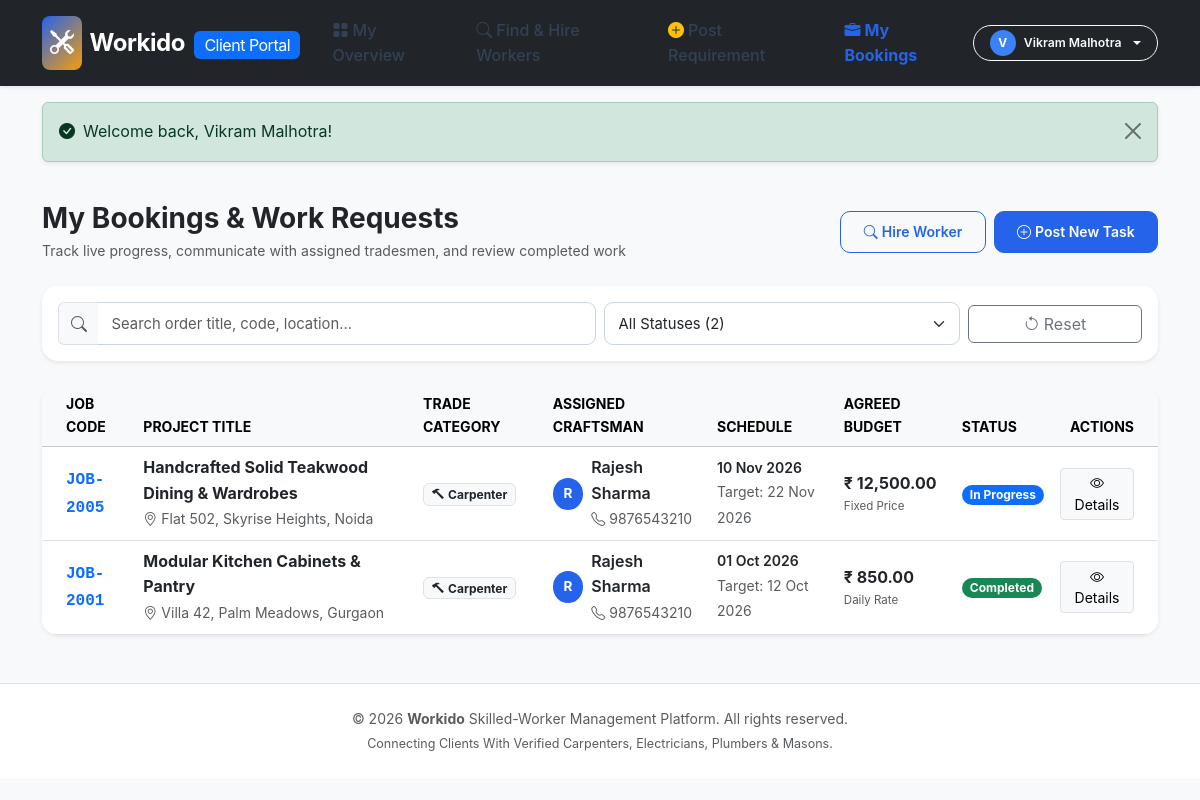
Page /customer/my_jobs.php (signed in) on the committed database.
### tables this page shows
CREATE TABLE `jobs` (
  `id` INT AUTO_INCREMENT PRIMARY KEY,
  `job_code` VARCHAR(20) NOT NULL UNIQUE,
  `title` VARCHAR(150) NOT NULL,
  `category` ENUM('Carpenter', 'Electrician', 'Plumber', 'Mason') NOT NULL,
  `description` TEXT NOT NULL,
  `location` VARCHAR(255) NOT NULL,
  `start_date` DATE NOT NULL,
  `expected_completion_date` DATE NOT NULL,
  `actual_completion_date` DATE NULL,
  `payment_type` ENUM('Daily Rate', 'Fixed Price') NOT NULL DEFAULT 'Daily Rate',
  `agreed_wage` DECIMAL(10,2) NOT NULL DEFAULT 0.00,
  `status` ENUM('Pending', 'Assigned', 'In Progress', 'Completed', 'Cancelled') NOT NULL DEFAULT 'Pending',
  `client_name` VARCHAR(100) NULL,
  `client_contact` VARCHAR(30) NULL,
  `customer_id` INT NULL,
  `notes` TEXT NULL,
  `created_by` INT NULL,
  `created_at` DATETIME NOT NULL DEFAULT CURRENT_TIMESTAMP,
  `updated_at` DATETIME NOT NULL DEFAULT CURRENT_TIMESTAMP ON UPDATE CURRENT_TIMESTAMP,
  INDEX `idx_job_status` (`status`),
  INDEX `idx_job_category` (`category`),
  INDEX `idx_job_code` (`job_code`),
  INDEX `idx_job_customer` (`customer_id`),
  CONSTRAINT `fk_jobs_customer` FOREIGN KEY (`customer_id`) REFERENCES `users` (`id`) ON DELETE SET NULL,
  CONSTRAINT `fk_jobs_creator` FOREIGN KEY (`created_by`) REFERENCES `users` (`id`) ON DELETE SET NULL
);

CREATE TABLE `workers` (
  `id` INT AUTO_INCREMENT PRIMARY KEY,
  `worker_code` VARCHAR(20) NOT NULL UNIQUE,
  `full_name` VARCHAR(100) NOT NULL,
  `mobile_number` VARCHAR(20) NOT NULL,
  `email` VARCHAR(100) NULL,
  `address` TEXT NOT NULL,
  `category` ENUM('Carpenter', 'Electrician', 'Plumber', 'Mason') NOT NULL,
  `skills` TEXT NOT NULL,
  `experience_years` DECIMAL(4,1) NOT NULL DEFAULT 0.0,
  `daily_wage` DECIMAL(10,2) NOT NULL DEFAULT 0.00,
  `availability_status` ENUM('Available', 'Assigned', 'On Leave', 'Inactive') NOT NULL DEFAULT 'Available',
  `joining_date` DATE NOT NULL,
  `additional_details` TEXT NULL,
  `created_at` DATETIME NOT NULL DEFAULT CURRENT_TIMESTAMP,
  `updated_at` DATETIME NOT NULL DEFAULT CURRENT_TIMESTAMP ON UPDATE CURRENT_TIMESTAMP,
  INDEX `idx_worker_category` (`category`),
  INDEX `idx_worker_status` (`availability_status`),
  INDEX `idx_worker_code` (`worker_code`)
);

### customer/my_jobs.php (the view, shortened to what this page needs)
<?php
require_once __DIR__ . '/../includes/customer_header.php';
$pdo = getDBConnection();
$customerId = $user['id'];
$search = sanitize($_GET['search'] ?? '');
$sql = "
    SELECT j.*,
           w.id as worker_id, w.full_name as worker_name, w.mobile_number as worker_phone,
           w.worker_code, w.category as worker_category,
           (SELECT COUNT(*) FROM performance_records pr WHERE pr.job_id = j.id AND pr.worker_id = w.id) as is_reviewed
    FROM jobs j
    LEFT JOIN job_assignments ja ON j.id = ja.job_id
    LEFT JOIN workers w ON ja.worker_id = w.id
    WHERE j.customer_id = ?
";
$params = [$customerId];
$sql .= " ORDER BY j.id DESC";
$stmt = $pdo->prepare($sql);
$stmt->execute($params);
$myJobs = $stmt->fetchAll();
?>
<div class="d-flex flex-column flex-md-row justify-content-between align-items-start align-items-md-center gap-3 mb-4">
    <div>
        <h3 class="fw-bold text-dark mb-1">My Bookings & Work Requests</h3>
        <p class="text-muted small mb-0">Track live progress, communicate with assigned tradesmen, and review completed work</p>
    </div>
    <div class="d-flex gap-2">
        <a href="<?= getBaseUrl('customer/workers.php') ?>" class="btn btn-outline-primary btn-sm">
            <i class="bi bi-search me-1"></i>Hire Worker
        </a>
        <a href="<?= getBaseUrl('customer/post_job.php') ?>" class="btn btn-primary btn-sm">
            <i class="bi bi-plus-circle me-1"></i>Post New Task
        </a>
    </div>
</div>
<div class="card border-0 shadow-sm rounded-4 mb-4 bg-white p-3">
    <form method="GET" action="" class="row g-2 align-items-center">
        <div class="col-md-6">
            <div class="input-group">
                <span class="input-group-text bg-light text-muted border-end-0"><i class="bi bi-search"></i></span>
                <input type="text" name="search" class="form-control border-start-0" placeholder="Search order title, code, location..." value="<?= e($search) ?>">
            </div>
        </div>
        <div class="col-sm-6 col-md-4">
            <select name="status" class="form-select" onchange="this.form.submit()">
                <option value="">All Statuses (<?= count($myJobs) ?>)</option>
            </select>
        </div>
        <div class="col-sm-6 col-md-2">
            <a href="<?= getBaseUrl('customer/my_jobs.php') ?>" class="btn btn-outline-secondary w-100" title="Reset Filters">
                <i class="bi bi-arrow-counterclockwise me-1"></i>Reset
            </a>
        </div>
    </form>
</div>
<div class="card border-0 shadow-sm rounded-4 bg-white overflow-hidden mb-4">
    <div class="table-responsive">
        <table class="table table-hover align-middle mb-0">
            <thead class="table-light small text-uppercase">
                <tr>
                    <th class="ps-4">Job Code</th>
                    <th>Project Title</th>
                    <th>Trade Category</th>
                    <th>Assigned Craftsman</th>
                    <th>Schedule</th>
                    <th>Agreed Budget</th>
                    <th>Status</th>
                    <th class="text-end pe-4">Actions</th>
                </tr>
            </thead>
            <tbody>
                <?php if (empty($myJobs)): ?>
                    <tr>
                        <td colspan="8" class="text-center py-5 text-muted">
                            <i class="bi bi-calendar-x fs-1 text-muted mb-2 d-block"></i>
                            <h6 class="fw-bold text-dark">No work orders match this filter</h6>
                            <p class="small text-muted mb-3">You can browse skilled trade professionals or post your task specifications.</p>
                            <a href="<?= getBaseUrl('customer/workers.php') ?>" class="btn btn-sm btn-primary">Find a Worker</a>
                        </td>
                    </tr>
                <?php else: ?>
                    <?php foreach ($myJobs as $job): ?>
                        <tr>
                            <td class="ps-4">
                                <a href="<?= getBaseUrl('customer/view_job.php?id=' . $job['id']) ?>" class="fw-bold font-monospace text-primary text-decoration-none">
                                    <?= e($job['job_code']) ?>
                                </a>
                            </td>
                            <td>
                                <a href="<?= getBaseUrl('customer/view_job.php?id=' . $job['id']) ?>" class="fw-bold text-dark text-decoration-none d-block">
                                    <?= e($job['title']) ?>
                                </a>
                                <small class="text-muted"><i class="bi bi-geo-alt me-1"></i><?= e($job['location']) ?></small>
                            </td>
                            <td><?= getCategoryBadge($job['category']) ?></td>
                            <td>
                                <?php if ($job['worker_name']): ?>
                                    <div class="d-flex align-items-center gap-2">
                                        <div class="user-avatar" style="width: 32px; height: 32px; font-size: 0.85rem; background-color: #2563eb;">
                                            <?= strtoupper(substr($job['worker_name'], 0, 1)) ?>
                                        </div>
                                        <div>
                                            <span class="fw-semibold text-dark d-block"><?= e($job['worker_name']) ?></span>
                                            <small class="text-muted"><i class="bi bi-telephone me-1"></i><?= e($job['worker_phone']) ?></small>
                                        </div>
                                    </div>
                                <?php else: ?>
                                    <span class="badge bg-warning-subtle text-warning border border-warning-subtle">
                                        <i class="bi bi-clock me-1"></i>Coordinators Matching
                                    </span>
                                <?php endif; ?>
                            </td>
                            <td>
                                <small class="d-block text-dark fw-semibold"><?= formatDate($job['start_date']) ?></small>
                                <small class="text-muted">Target: <?= formatDate($job['expected_completion_date']) ?></small>
                            </td>
                            <td>
                                <span class="fw-bold text-dark"><?= formatCurrency($job['agreed_wage']) ?></span>
                                <small class="d-block text-muted" style="font-size: 0.72rem;"><?= e($job['payment_type']) ?></small>
                            </td>
                            <td><?= getJobStatusBadge($job['status']) ?></td>
                            <td class="text-end pe-4">
                                <div class="btn-group btn-group-sm">
                                    <a href="<?= getBaseUrl('customer/view_job.php?id=' . $job['id']) ?>" class="btn btn-light border" title="View Progress">
                                        <i class="bi bi-eye"></i> Details
                                    </a>
                                </div>
                            </td>
                        </tr>
                    <?php endforeach; ?>
                <?php endif; ?>
            </tbody>
        </table>
    </div>
</div>
<?php include __DIR__ . '/../includes/customer_footer.php'; ?>

### config/functions.php (shortened to what this page needs)
<?php
function e(?string $string): string {
    return htmlspecialchars((string)($string ?? ''), ENT_QUOTES, 'UTF-8');
}
function sanitize(?string $string): string {
    return trim((string)($string ?? ''));
}
function getFlash(): ?array {
    if (isset($_SESSION['flash'])) {
        $flash = $_SESSION['flash'];
        return $flash;
    }
    return null;
}
function renderFlash(): string {
    $flash = getFlash();
    $type = e($flash['type']);
    $message = e($flash['message']);
    $icon = match($flash['type']) {
        'success' => '<i class="bi bi-check-circle-fill me-2"></i>',
        'danger'  => '<i class="bi bi-exclamation-triangle-fill me-2"></i>',
        'warning' => '<i class="bi bi-exclamation-circle-fill me-2"></i>',
        default   => '<i class="bi bi-info-circle-fill me-2"></i>',
    };
    return '<div class="alert alert-' . $type . ' alert-dismissible fade show shadow-sm" role="alert">
                ' . $icon . '<span>' . $message . '</span>
                <button type="button" class="btn-close" data-bs-dismiss="alert" aria-label="Close"></button>
            </div>';
}
function getBaseUrl(string $path = ''): string {
    $scriptDir = dirname($_SERVER['SCRIPT_NAME']);
    $scriptDir = str_replace('\\', '/', $scriptDir);
    if (str_ends_with($scriptDir, '/admin') || str_ends_with($scriptDir, '/customer') || str_ends_with($scriptDir, '/includes') || str_ends_with($scriptDir, '/config')) {
        $base = dirname($scriptDir);
    } else {
        $base = $scriptDir;
    }
    $base = rtrim($base, '/');
    $cleanPath = ltrim($path, '/');
    return ($base ? $base : '') . ($cleanPath ? '/' . $cleanPath : '');
}
function formatCurrency($amount): string {
    $num = is_numeric($amount) ? (float)$amount : 0.00;
    return '₹ ' . number_format($num, 2);
}
function formatDate(?string $dateStr, string $format = 'd M Y'): string {
    try {
        $dt = new DateTime($dateStr);
        return $dt->format($format);
    } catch (Exception $e) {
        return '—';
    }
}
function getJobStatusBadge(string $status): string {
    $badgeClass = match ($status) {
        'Pending'     => 'bg-warning text-dark',
        'Assigned'    => 'bg-info text-dark',
        'In Progress' => 'bg-primary text-white',
        'Completed'   => 'bg-success text-white',
        'Cancelled'   => 'bg-danger text-white',
        default       => 'bg-secondary text-white'
    };
    return '<span class="badge ' . $badgeClass . ' px-2 py-1 rounded-pill">' . e($status) . '</span>';
}
function getCategoryBadge(string $category): string {
    $icon = match ($category) {
        'Carpenter'   => '<i class="bi bi-hammer me-1 text-amber"></i>',
        'Electrician' => '<i class="bi bi-lightning-charge-fill me-1 text-warning"></i>',
        'Plumber'     => '<i class="bi bi-droplet-fill me-1 text-primary"></i>',
        'Mason'       => '<i class="bi bi-bricks me-1 text-danger"></i>',
        default       => '<i class="bi bi-tools me-1"></i>'
    };
    return '<span class="badge bg-light text-dark border px-2 py-1">' . $icon . e($category) . '</span>';
}

### assets/css/style.css (style rules this page uses)
:root { --primary: #2563eb; --primary-dark: #1d4ed8; --primary-light: #eff6ff; --secondary: #0f172a; --secondary-light: #1e293b; --accent: #f59e0b; --accent-hover: #d97706; --text-main: #334155; --text-muted: #64748b; --bg-light: #f8fafc; --bg-white: #ffffff; --border-color: #e2e8f0; --shadow-sm: 0 1px 2px 0 rgba(0, 0, 0, 0.05); --shadow-md: 0 4px 6px -1px rgba(0, 0, 0, 0.08), 0 2px 4px -2px rgba(0, 0, 0, 0.05); --shadow-lg: 0 10px 15px -3px rgba(0, 0, 0, 0.1), 0 4px 6px -4px rgba(0, 0, 0, 0.05); --transition: all 0.25s ease-in-out; }
body { font-family: -apple-system, BlinkMacSystemFont, "Segoe UI", Roboto, "Helvetica Neue", Arial, sans-serif; color: var(--text-main); background-color: var(--bg-light); line-height: 1.6; margin: 0; padding: 0; }
.btn-primary { background-color: var(--primary); border-color: var(--primary); font-weight: 600; padding: 0.6rem 1.4rem; border-radius: 10px; transition: var(--transition); }
.btn-outline-primary { border-color: var(--primary); color: var(--primary); font-weight: 600; padding: 0.6rem 1.4rem; border-radius: 10px; transition: var(--transition); }

### assets/css/dashboard.css (style rules this page uses)
:root { --sidebar-width: 260px; --sidebar-bg: #0f172a; --sidebar-color: #cbd5e1; --sidebar-active: #2563eb; --sidebar-hover: #1e293b; --topbar-height: 64px; --bg-body: #f8fafc; --card-bg: #ffffff; --border-subtle: #e2e8f0; --text-primary: #1e293b; --text-secondary: #64748b; --shadow-card: 0 1px 3px 0 rgba(0, 0, 0, 0.07), 0 1px 2px -1px rgba(0, 0, 0, 0.05); --shadow-hover: 0 8px 16px -2px rgba(0, 0, 0, 0.08); }
body { background-color: var(--bg-body); color: var(--text-primary); font-family: -apple-system, BlinkMacSystemFont, "Segoe UI", Roboto, "Helvetica Neue", Arial, sans-serif; min-height: 100vh; }
.user-avatar { width: 38px; height: 38px; border-radius: 50%; background-color: #3b82f6; color: #ffffff; display: flex; align-items: center; justify-content: center; font-weight: 700; font-size: 0.95rem; }
.form-control, .form-select { border-radius: 9px; border: 1px solid #cbd5e1; padding: 0.6rem 0.85rem; font-size: 0.925rem; transition: border-color 0.2s, box-shadow 0.2s; }

### rows in the picture
jobs: job_code "JOB-2005", title "Handcrafted Solid Teakwood Dining & Wardrobes", location "Flat 502, Skyrise Heights, Noida", category "Carpenter", workers.full_name "R", workers.full_name "Rajesh Sharma", workers.mobile_number "9876543210", start_date "10 Nov 2026", expected_completion_date "22 Nov 2026", agreed_wage "₹ 12,500.00", payment_type "Fixed Price", status "In Progress"
jobs: job_code "JOB-2001", title "Modular Kitchen Cabinets & Pantry", location "Villa 42, Palm Meadows, Gurgaon", category "Carpenter", workers.full_name "R", workers.full_name "Rajesh Sharma", workers.mobile_number "9876543210", start_date "01 Oct 2026", expected_completion_date "12 Oct 2026", agreed_wage "₹ 850.00", payment_type "Daily Rate", status "Completed"

### other values in the picture
substr($user['full_name'] ?? 'C', 0, 1) "V"
$user['full_name'] "Vikram Malhotra"
$message "Welcome back, Vikram Malhotra!"
